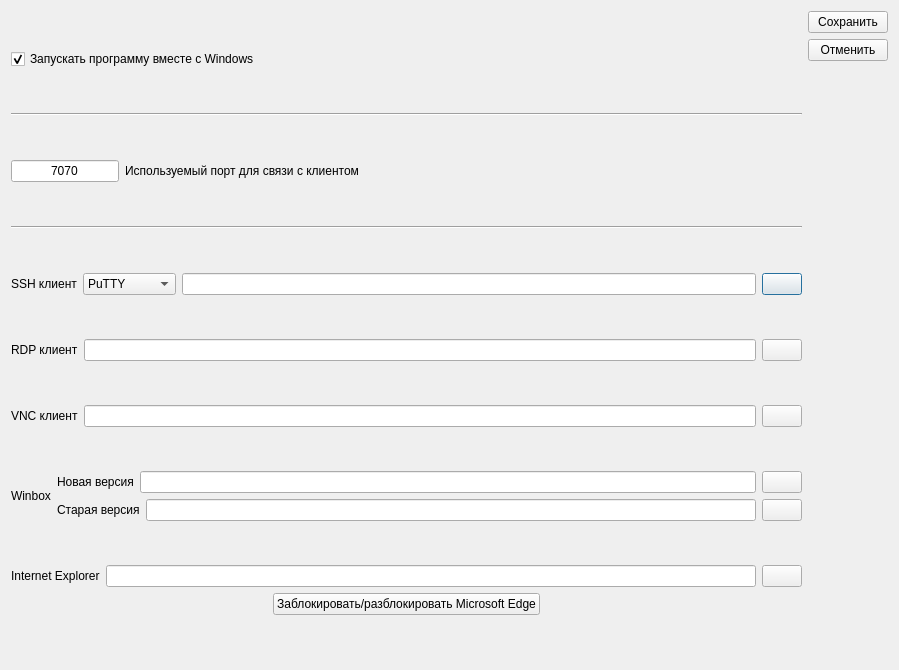
<?xml version="1.0" encoding="UTF-8"?>
<ui version="4.0">
 <class>SettingsWindow</class>
 <widget class="QDialog" name="SettingsWindow">
  <property name="windowModality">
   <enum>Qt::ApplicationModal</enum>
  </property>
  <property name="geometry">
   <rect>
    <x>0</x>
    <y>0</y>
    <width>899</width>
    <height>670</height>
   </rect>
  </property>
  <property name="contextMenuPolicy">
   <enum>Qt::NoContextMenu</enum>
  </property>
  <property name="windowTitle">
   <string>Настройки URLConnect</string>
  </property>
  <property name="windowIcon">
   <iconset resource="icons.qrc">
    <normaloff>:/iconTray/TrayIcon.ico</normaloff>:/iconTray/TrayIcon.ico</iconset>
  </property>
  <property name="modal">
   <bool>true</bool>
  </property>
  <layout class="QHBoxLayout" name="horizontalLayout">
   <item>
    <layout class="QVBoxLayout" name="verticalLayout_2">
     <item>
      <widget class="QCheckBox" name="autostartCB">
       <property name="text">
        <string>Запускать программу вместе с Windows</string>
       </property>
       <property name="checked">
        <bool>true</bool>
       </property>
      </widget>
     </item>
     <item>
      <widget class="Line" name="line">
       <property name="orientation">
        <enum>Qt::Horizontal</enum>
       </property>
      </widget>
     </item>
     <item>
      <layout class="QHBoxLayout" name="horizontalLayout_2">
       <property name="sizeConstraint">
        <enum>QLayout::SetDefaultConstraint</enum>
       </property>
       <item>
        <widget class="QLineEdit" name="portLine">
         <property name="sizePolicy">
          <sizepolicy hsizetype="Minimum" vsizetype="Fixed">
           <horstretch>0</horstretch>
           <verstretch>0</verstretch>
          </sizepolicy>
         </property>
         <property name="text">
          <string>7070</string>
         </property>
         <property name="alignment">
          <set>Qt::AlignCenter</set>
         </property>
        </widget>
       </item>
       <item>
        <widget class="QLabel" name="label">
         <property name="sizePolicy">
          <sizepolicy hsizetype="Expanding" vsizetype="Fixed">
           <horstretch>0</horstretch>
           <verstretch>0</verstretch>
          </sizepolicy>
         </property>
         <property name="text">
          <string>Используемый порт для связи с клиентом</string>
         </property>
        </widget>
       </item>
      </layout>
     </item>
     <item>
      <widget class="Line" name="line_2">
       <property name="orientation">
        <enum>Qt::Horizontal</enum>
       </property>
      </widget>
     </item>
     <item>
      <layout class="QHBoxLayout" name="horizontalLayout_3">
       <item>
        <widget class="QLabel" name="label_2">
         <property name="text">
          <string>SSH клиент</string>
         </property>
        </widget>
       </item>
       <item>
        <widget class="QComboBox" name="sshUseApp">
         <item>
          <property name="text">
           <string>PuTTY </string>
          </property>
         </item>
         <item>
          <property name="text">
           <string>MobaXterm</string>
          </property>
         </item>
        </widget>
       </item>
       <item>
        <widget class="QLineEdit" name="sshAppPath"/>
       </item>
       <item>
        <widget class="QPushButton" name="sshFindButton">
         <property name="text">
          <string/>
         </property>
         <property name="icon">
          <iconset resource="icons.qrc">
           <normaloff>:/iconSettings/findExe.png</normaloff>:/iconSettings/findExe.png</iconset>
         </property>
        </widget>
       </item>
      </layout>
     </item>
     <item>
      <layout class="QHBoxLayout" name="horizontalLayout_4">
       <item>
        <widget class="QLabel" name="label_3">
         <property name="text">
          <string>RDP клиент</string>
         </property>
        </widget>
       </item>
       <item>
        <widget class="QLineEdit" name="rdpAppPath"/>
       </item>
       <item>
        <widget class="QPushButton" name="rdpFindButton">
         <property name="text">
          <string/>
         </property>
         <property name="icon">
          <iconset resource="icons.qrc">
           <normaloff>:/iconSettings/findExe.png</normaloff>:/iconSettings/findExe.png</iconset>
         </property>
        </widget>
       </item>
      </layout>
     </item>
     <item>
      <layout class="QHBoxLayout" name="horizontalLayout_5">
       <item>
        <widget class="QLabel" name="label_4">
         <property name="text">
          <string>VNC клиент</string>
         </property>
        </widget>
       </item>
       <item>
        <widget class="QLineEdit" name="vncAppPath"/>
       </item>
       <item>
        <widget class="QPushButton" name="vncFindButton">
         <property name="text">
          <string/>
         </property>
         <property name="icon">
          <iconset resource="icons.qrc">
           <normaloff>:/iconSettings/findExe.png</normaloff>:/iconSettings/findExe.png</iconset>
         </property>
        </widget>
       </item>
      </layout>
     </item>
     <item>
      <layout class="QHBoxLayout" name="horizontalLayout_6">
       <item>
        <widget class="QLabel" name="label_5">
         <property name="text">
          <string>Winbox</string>
         </property>
        </widget>
       </item>
       <item>
        <layout class="QVBoxLayout" name="verticalLayout_3">
         <item>
          <layout class="QHBoxLayout" name="horizontalLayout_8">
           <item>
            <widget class="QLabel" name="label_6">
             <property name="text">
              <string>Новая версия</string>
             </property>
            </widget>
           </item>
           <item>
            <widget class="QLineEdit" name="winboxNewAppPath"/>
           </item>
           <item>
            <widget class="QPushButton" name="winboxNewFindButton">
             <property name="text">
              <string/>
             </property>
             <property name="icon">
              <iconset resource="icons.qrc">
               <normaloff>:/iconSettings/findExe.png</normaloff>:/iconSettings/findExe.png</iconset>
             </property>
            </widget>
           </item>
          </layout>
         </item>
         <item>
          <layout class="QHBoxLayout" name="horizontalLayout_9">
           <item>
            <widget class="QLabel" name="label_7">
             <property name="text">
              <string>Старая версия</string>
             </property>
            </widget>
           </item>
           <item>
            <widget class="QLineEdit" name="winboxOldAppPath"/>
           </item>
           <item>
            <widget class="QPushButton" name="winboxOldFindButton">
             <property name="text">
              <string/>
             </property>
             <property name="icon">
              <iconset resource="icons.qrc">
               <normaloff>:/iconSettings/findExe.png</normaloff>:/iconSettings/findExe.png</iconset>
             </property>
            </widget>
           </item>
          </layout>
         </item>
        </layout>
       </item>
      </layout>
     </item>
     <item>
      <layout class="QHBoxLayout" name="horizontalLayout_7">
       <item>
        <layout class="QVBoxLayout" name="verticalLayout_4">
         <item>
          <layout class="QHBoxLayout" name="horizontalLayout_10">
           <item>
            <widget class="QLabel" name="label_9">
             <property name="text">
              <string>Internet Explorer</string>
             </property>
            </widget>
           </item>
           <item>
            <widget class="QLineEdit" name="ieAppPath"/>
           </item>
           <item>
            <widget class="QPushButton" name="ieFindButton">
             <property name="text">
              <string/>
             </property>
             <property name="icon">
              <iconset resource="icons.qrc">
               <normaloff>:/iconSettings/findExe.png</normaloff>:/iconSettings/findExe.png</iconset>
             </property>
            </widget>
           </item>
          </layout>
         </item>
         <item>
          <layout class="QHBoxLayout" name="horizontalLayout_11">
           <item>
            <widget class="QPushButton" name="edgeBlockRunButton">
             <property name="sizePolicy">
              <sizepolicy hsizetype="Fixed" vsizetype="Fixed">
               <horstretch>0</horstretch>
               <verstretch>0</verstretch>
              </sizepolicy>
             </property>
             <property name="text">
              <string>Заблокировать/разблокировать Microsoft Edge</string>
             </property>
            </widget>
           </item>
          </layout>
         </item>
        </layout>
       </item>
      </layout>
     </item>
    </layout>
   </item>
   <item>
    <layout class="QVBoxLayout" name="verticalLayout">
     <item>
      <widget class="QPushButton" name="saveButton">
       <property name="sizePolicy">
        <sizepolicy hsizetype="Minimum" vsizetype="Fixed">
         <horstretch>0</horstretch>
         <verstretch>0</verstretch>
        </sizepolicy>
       </property>
       <property name="text">
        <string>Сохранить</string>
       </property>
      </widget>
     </item>
     <item>
      <widget class="QPushButton" name="cancelButton">
       <property name="sizePolicy">
        <sizepolicy hsizetype="Minimum" vsizetype="Fixed">
         <horstretch>0</horstretch>
         <verstretch>0</verstretch>
        </sizepolicy>
       </property>
       <property name="text">
        <string>Отменить</string>
       </property>
      </widget>
     </item>
     <item>
      <spacer name="verticalSpacer">
       <property name="orientation">
        <enum>Qt::Vertical</enum>
       </property>
       <property name="sizeType">
        <enum>QSizePolicy::Expanding</enum>
       </property>
       <property name="sizeHint" stdset="0">
        <size>
         <width>20</width>
         <height>10</height>
        </size>
       </property>
      </spacer>
     </item>
    </layout>
   </item>
  </layout>
 </widget>
 <resources>
  <include location="icons.qrc"/>
 </resources>
 <connections/>
</ui>
